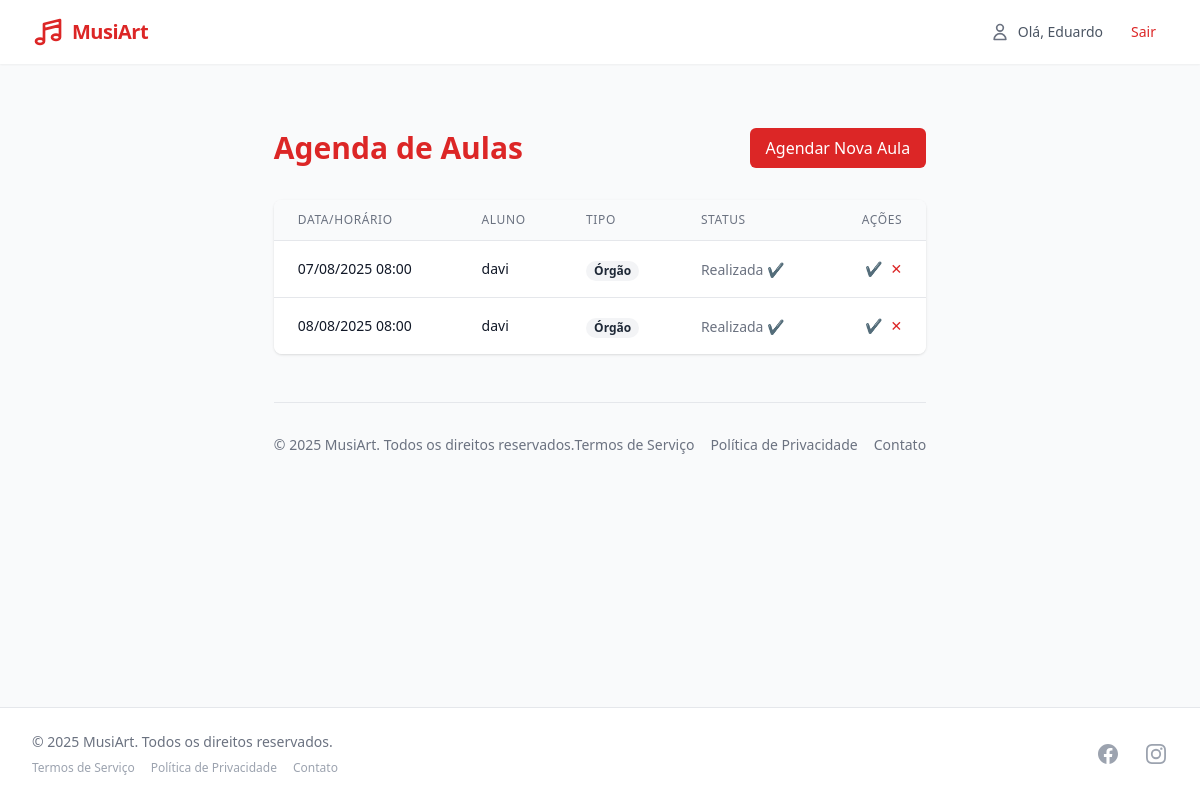
Page /agenda/aulas-professor/ (signed in) on the earlier database version.
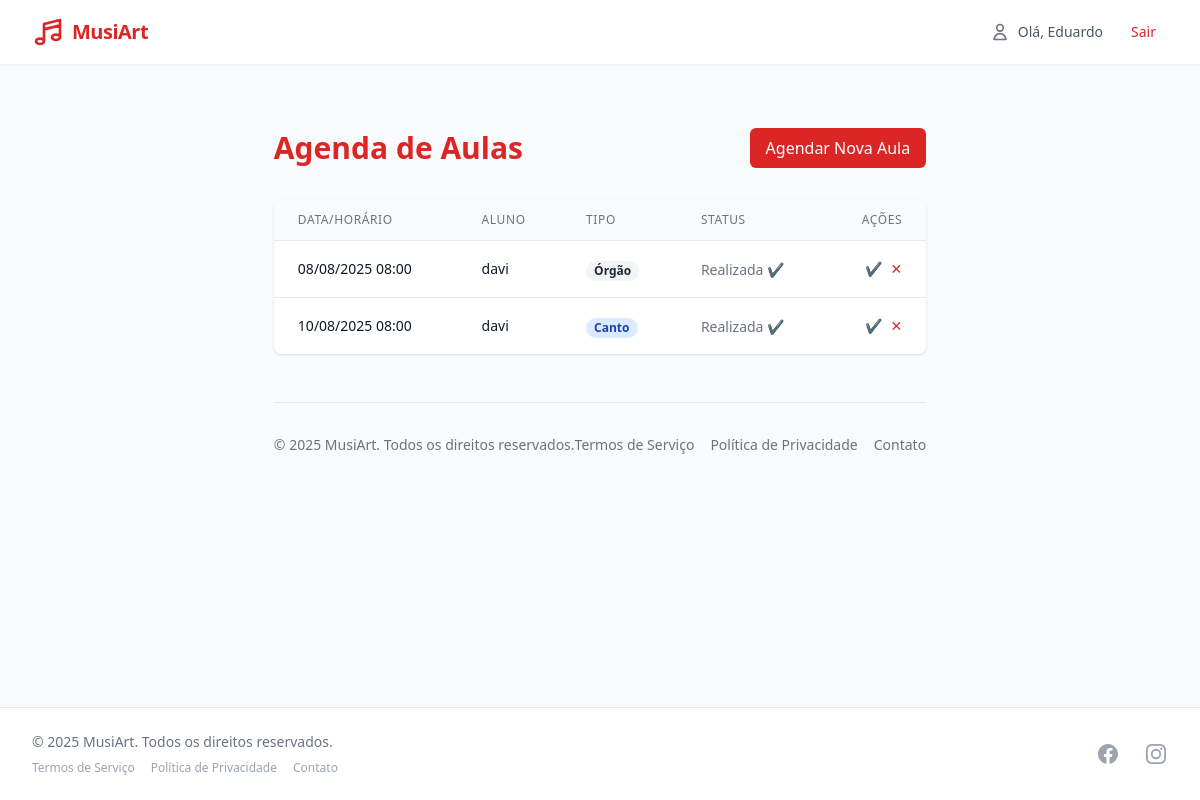
Same page on the later database version.
### agenda/models.py (models this page shows, shortened)
class AulaAgendada(models.Model):
    TIPO_AULA_CHOICES = [
        ('CANTO', 'Canto'),
        ('TECLADO', 'Teclado'),
        ('ORGAO', 'Órgão'),
    ]
    aluno = models.ForeignKey(
        User,
        on_delete=models.CASCADE,
        limit_choices_to={'tipo': 'ALUNO'},  # Filtra apenas alunos
        related_name='aulas_agendadas_aluno'
    )
    professor = models.ForeignKey(
        User,
        on_delete=models.CASCADE,
        limit_choices_to={'tipo': 'PROFESSOR'},  # Filtra apenas professores
        related_name='aulas_agendadas_professor'
    )
    data = models.DateTimeField()
    tipo = models.CharField(max_length=10, choices=TIPO_AULA_CHOICES)
    observacoes = models.TextField(blank=True)
    confirmada = models.BooleanField(default=False)
    class Meta:
        ordering = ['data']
        verbose_name = 'Aula Agendada'
        verbose_name_plural = 'Aulas Agendadas'

### usuarios/models.py (models this page shows, shortened)
class Usuario(AbstractUser):
    tipo = models.CharField(max_length=10, choices=[('ALUNO', 'Aluno'), ('PROFESSOR', 'Professor')])
    class Meta:
        verbose_name = 'Usuário'
        verbose_name_plural = 'Usuários'

### agenda/views.py (the view)
# urls.py: path('aulas-professor/', AulasProfessorView.as_view(), name='aulas_professor'),
class AulasProfessorView(LoginRequiredMixin, ListView):
    model = AulaAgendada
    template_name = 'agenda/aulas_professor.html'
    context_object_name = 'aulas'
    def get_queryset(self):
        return AulaAgendada.objects.filter(
            professor=self.request.user
        ).order_by('data')

### agenda/templates/agenda/aulas_professor.html (shortened to what the changed rows need)
{% extends 'core/base.html' %}
{% block content %}
<div class="container mx-auto px-4 py-8">
    <div class="flex justify-between items-center mb-8">
        <h1 class="text-3xl font-bold text-primary-600">Agenda de Aulas</h1>
    </div>
    <div class="bg-white shadow rounded-lg overflow-hidden mb-8">
        <div class="overflow-x-auto">
            <table class="min-w-full divide-y divide-gray-200">
                <thead class="bg-gray-50">
                    <tr>
                        <th class="px-6 py-3 text-left text-xs font-medium text-gray-500 uppercase tracking-wider">Data/Horário</th>
                        <th class="px-6 py-3 text-left text-xs font-medium text-gray-500 uppercase tracking-wider">Aluno</th>
                        <th class="px-6 py-3 text-left text-xs font-medium text-gray-500 uppercase tracking-wider">Tipo</th>
                        <th class="px-6 py-3 text-left text-xs font-medium text-gray-500 uppercase tracking-wider">Status</th>
                        <th class="px-6 py-3 text-right text-xs font-medium text-gray-500 uppercase tracking-wider">Ações</th>
                    </tr>
                </thead>
                <tbody class="bg-white divide-y divide-gray-200">
                    {% for aula in aulas %}
                    <tr class="hover:bg-gray-50">
                        <td class="px-6 py-4 whitespace-nowrap">
                            <div class="text-sm text-gray-900">{{ aula.data|date:"d/m/Y H:i" }}</div>
                        </td>
                        <td class="px-6 py-4 whitespace-nowrap">
                            <div class="text-sm text-gray-900">{{ aula.aluno.get_full_name|default:aula.aluno.username }}</div>
                        </td>
                        <td class="px-6 py-4 whitespace-nowrap">
                            <span class="px-2 inline-flex text-xs leading-5 font-semibold rounded-full
                                {% if aula.tipo == 'CANTO' %}bg-blue-100 text-blue-800
                                {% elif aula.tipo == 'TECLADO' %}bg-yellow-100 text-yellow-800
                                {% else %}bg-gray-100 text-gray-800
                                {% endif %}">
                                {{ aula.get_tipo_display }}
                            </span>
                        </td>
                        <td class="px-6 py-4 whitespace-nowrap">
                            {% if aula.data.date == now.date %}
                                <span class="text-sm text-blue-600">Hoje</span>
                            {% elif aula.data > now %}
                                <span class="text-sm text-green-600">Agendada</span>
                            {% else %}
                                <span class="text-sm text-gray-500">Realizada ✔️</span>
                            {% endif %}
                        </td>
                        <td class="px-6 py-4 whitespace-nowrap text-right text-sm font-medium">
                            <div class="flex justify-end space-x-2">
                                <a href="{% url 'agenda:editar' aula.pk %}" class="text-green-600 hover:text-green-900">✔️</a>
                                <form method="post" action="{% url 'agenda:cancelar' aula.pk %}" class="inline">
                                    <button type="submit" class="text-red-600 hover:text-red-900" onclick="return confirm('Cancelar aula?')">✕️</button>
                                </form>
                            </div>
                        </td>
                    </tr>
                    {% empty %}
                    <tr>
                        <td colspan="5" class="px-6 py-4 text-center text-sm text-gray-500">
                            Nenhuma aula agendada
                        </td>
                    </tr>
                    {% endfor %}
                </tbody>
            </table>
        </div>
    </div>
</div>
{% endblock %}

Differences in the rows shown:
removed AulaAgendada: data "07/08/2025 08:00", aluno.get_full_name "davi", tipo "Órgão", shows "Realizada ✔️"
added AulaAgendada: data "10/08/2025 08:00", aluno.get_full_name "davi", tipo "Canto", shows "Realizada ✔️"
